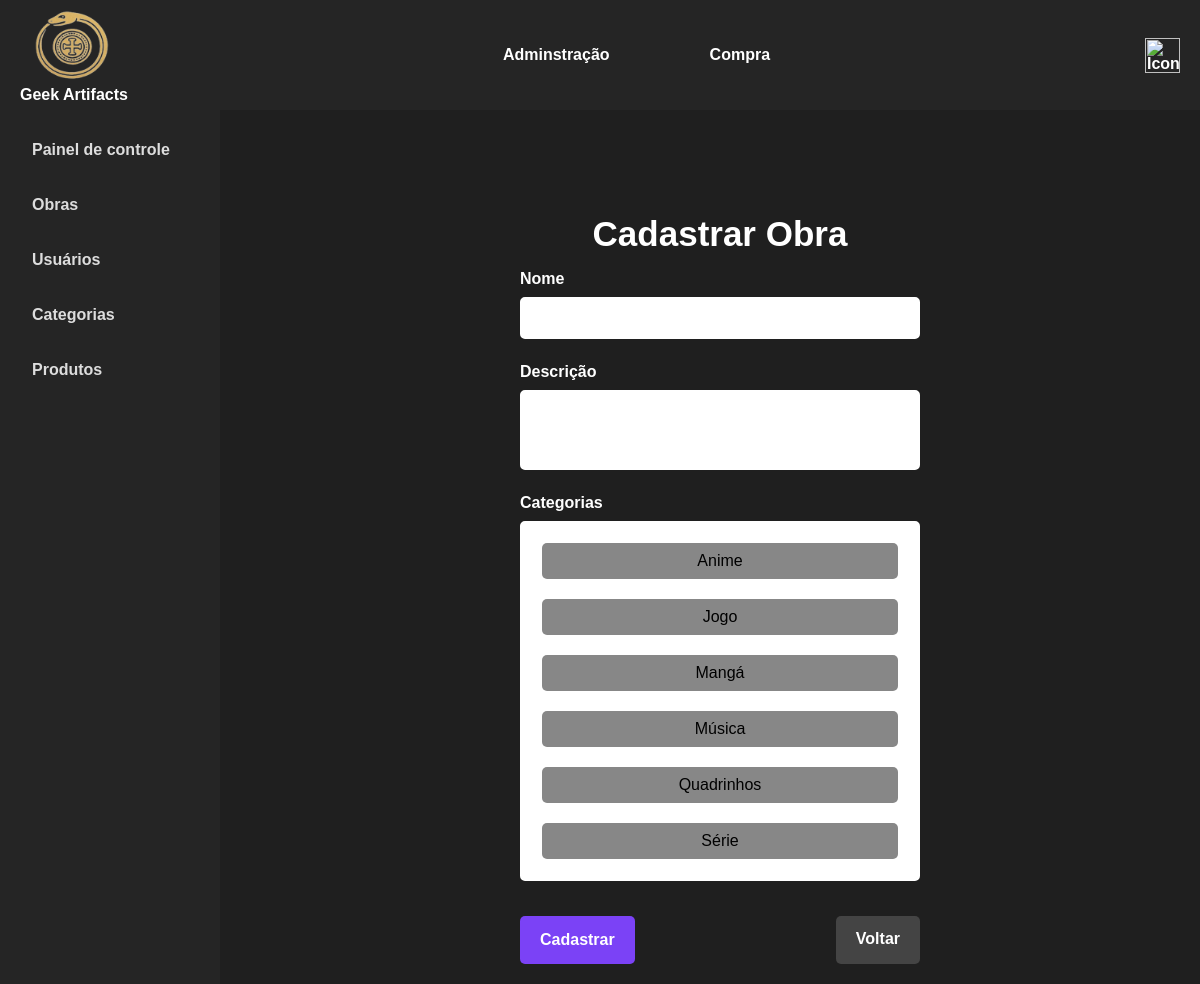
Screenshot of /gerenciar/obra/form.php (signed in) with the database file from the repository.
### tables this page shows
create table tbCategoria (

	id_categoria int auto_increment,
    nome_categoria varchar(50) not null,
    imagem_categoria varchar(255) NOT NULL DEFAULT 'sem_imagem.png',
    
    constraint pk_tbCategoria primary key (id_categoria),
    constraint un_NomeCategoria_tbCategoria unique (nome_categoria)

);

### src/repositorio/CategoriaRepositorio.php (called while the page is built, shortened)
<?php
require_once __DIR__.'/../modelo/Categoria.php';
class CategoriaRepositorio {
    private PDO $pdo;
    public function __construct($pdo) {
        $this->pdo = $pdo;
    }
    public function makeObject(array $atributos) : Categoria {
        $id = $atributos['id_categoria'];
        $categoria = new Categoria(
            isset($id) ? (int) $id : null,
            $atributos['nome_categoria'],
            $atributos['imagem_categoria'] ?? null
        );
        return $categoria;
    }
    public function listarPaginado(int $limite, int $offset, ?string $ordem = null, ?string $direcao = 'ASC'): array {
        $colunasPermitidas = ['nome_categoria'];
        $sql = 'SELECT tbCategoria.* FROM tbCategoria';
        if ($ordem !== null && in_array(strtolower($ordem), array_map('strtolower', $colunasPermitidas))) {
            $direcao = strtoupper($direcao) === 'DESC' ? 'DESC' : 'ASC';
            $sql .= " ORDER BY {$ordem} {$direcao}";
        }
        $sql .= " LIMIT ? OFFSET ?";
        $stmt = $this->pdo->prepare($sql);
        $stmt->bindValue(1, $limite, PDO::PARAM_INT);
        $stmt->bindValue(2, $offset, PDO::PARAM_INT);
        $stmt->execute();
        $resultadoConsulta = $stmt->fetchAll(PDO::FETCH_ASSOC);
        $arrayCategorias = array_map(fn($linhaConsulta) => $this->makeObject($linhaConsulta), $resultadoConsulta);
        return $arrayCategorias;
    }
}

### src/modelo/Categoria.php (called while the page is built, shortened)
<?php
class Categoria {
    private string $nome;
    public function __construct(?int $id, string $nome, ?string $imagem = null) {
        $this->nome = $nome;
    }
    public function getNome() : string
    {
        return $this->nome;
    }
}
?>

### gerenciar/obra/form.php (the view, shortened to what this page needs)
<?php
    require DIR_PROJETOWEB . 'src/repositorio/ObraRepositorio.php';
    require DIR_PROJETOWEB . 'src/repositorio/CategoriaRepositorio.php';
    require DIR_PROJETOWEB . 'src/repositorio/ObraCategoriaRepositorio.php';
    $obraRepo = new ObraRepositorio($pdo);
    $categoriaRepo = new CategoriaRepositorio($pdo);
    $categorias = $categoriaRepo->listarPaginado(50, 0, "nome_categoria");
    $erro = $_GET['erro'] ?? [];
    $id = $_POST['id'] ?? null;
    var_dump($erro);
    $modoEdicao = $id ? true : false;
    $obra = $modoEdicao ? $obraRepo->findById($id) : null;
    $valorNome = $modoEdicao ? $obra->getNome() : '';
    $valorDescricao = $modoEdicao ? $obra->getDescricao() : '';
    $textoTitulo = $modoEdicao ? 'Editar Obra' : 'Cadastrar Obra';
    $textoBotao = $modoEdicao ? 'Editar' : 'Cadastrar';
?>
<!DOCTYPE html>
<html lang="pt-br">
<head>
    <link rel="stylesheet" href="/projeto_web1/css/reset.css">
    <link rel="stylesheet" href="/projeto_web1/css/dashboard.css">
    <link rel="stylesheet" href="/projeto_web1/css/form.css">
</head>
<body>
    <?php include_once DIR_PROJETOWEB . 'reutilizar/header.php' ?>
    <?php include_once DIR_PROJETOWEB . 'reutilizar/asidemenu.php' ?>
    <section class="all-form">
        <h2><?= $textoTitulo ?></h2>
        <div class="form-wrapper">
            <form action="salvar.php" method="POST" class="form-cadastro" autocomplete="off">
                <div class="grupo-input">
                    <div>
                        <label>Nome </label>
                        <input name="nome" type="text" value="<?= $valorNome?>">
                    </div>
                    <div>
                        <label>Descrição </label>
                        <textarea name="descricao" spellcheck="false"><?= $valorDescricao?></textarea>
                    </div>
                    <div>
                        <label>Categorias </label>
                        <div class="select-multiple">
                            <?php foreach($categorias as $categoria):?>
                            <label>
                                <?= $categoria->getNome()?>
                            </label>
                            <?php endforeach;?>
                        </div>
                    </div>
                </div>
                <div class="grupo-botoes">
                    <button type="submit" class="botao-executar"><?= $textoBotao ?></button>
                    <a href="listar.php" class="botao-voltar">Voltar</a>
                </div>
            </form>
        </div>
    </section>
</body>
</html>

### css/dashboard.css (style rules this page uses)
body { font-family: Arial, sans-serif; background-color: #1f1f1f; margin: 0; padding: 0; color: white; }

### css/form.css (style rules this page uses)
.all-form { display: flex; flex-direction: column; margin-top: 15%; margin-left: 20%; padding: 20px; font-family: Arial, sans-serif; }
.all-form h2 { font-weight: bold; font-size: 35px; text-align: center; margin-bottom: 20px; }
.form-cadastro { display: flex; flex-direction: column; gap: 15px; max-width: 400px; margin: 0 auto; }
.grupo-input { display: flex; flex-direction: column; gap: 25px; }
.grupo-input div { display: flex; flex-direction: column; justify-content: center; }
.grupo-input textarea { resize: none; font-family: Arial, sans-serif; min-height: 80px; }
.grupo-input :is(input, select, textarea), .select-multiple { padding: 10px; border-radius: 5px; border: #ffffff 2px solid; font-size: 16px; }
.grupo-input :is(input, select, textarea):hover:enabled:not(:focus) { border-color: #7b42f6; }
.grupo-input > div > label { padding-bottom: 10px; }
.grupo-botoes { display: flex; justify-content: space-between; gap: 10px; margin-top: 20px; }
.botao-executar, .botao-voltar { padding: 15px 20px; font-size: 16px; border: none; border-radius: 5px; cursor: pointer; text-decoration: none; text-align: center; font-weight: bold; }
.botao-executar { background-color: #7b42f6; color: white; }
.botao-voltar { background-color: #444; color: white; }
.form-cadastro label { font-weight: bold; }
.select-multiple { background-color: white; color: black; }
.select-multiple > label { user-select: none; text-align: center; font-weight: lighter; margin: 10px; padding: 8px; border-radius: 5px; background-color: #878787; border: 2px solid transparent; }

### rows the page displays
tbcategoria: nome_categoria "Anime"
tbcategoria: nome_categoria "Jogo"
tbcategoria: nome_categoria "Mangá"
tbcategoria: nome_categoria "Música"
tbcategoria: nome_categoria "Quadrinhos"
tbcategoria: nome_categoria "Série"

### other values shown
$textoTitulo "Cadastrar Obra"
$textoBotao "Cadastrar"
